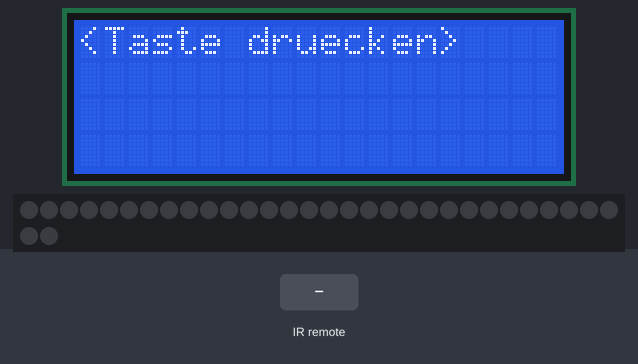
A sketch run on a simulated Arduino Uno, built with avr-gcc and run on an emulated ATmega328P. Shown: 20×4 character LCD, 32 RGB LEDs in strip order, left to right, continuing on the next row. The inputs (shaded band) are chosen by the test bench. Dim RGB values are drawn brighter than linear; random numbers use the default seed unless the sketch sets one.

Above: at 1.2 s.
1.3 s: infrared code 0x22 received
At 1.7 s:
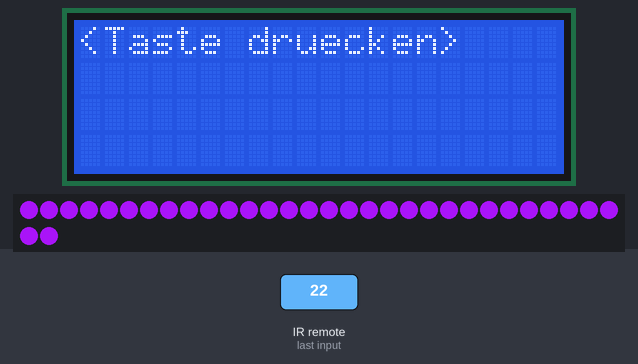
4.3 s: infrared code 0xA2 received
At 7.1 s:
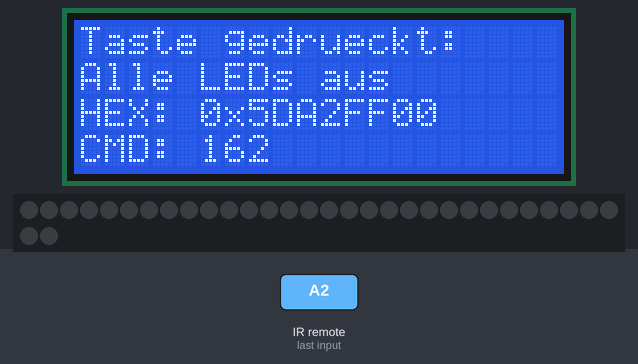
7.3 s: infrared code 0x68 received
At 7.7 s:
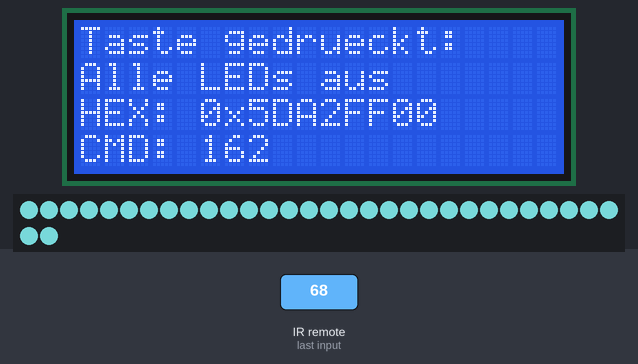
10.3 s: infrared code 0xE2 received
At 12.8 s:
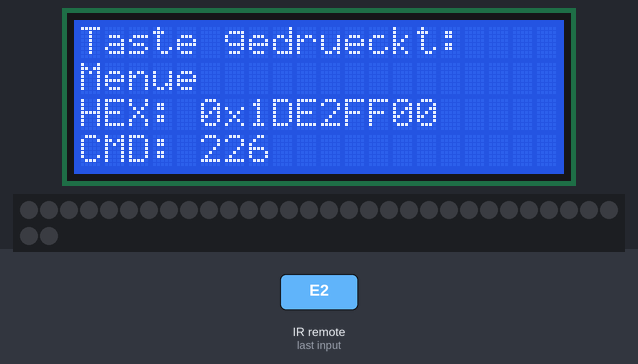
13.3 s: infrared code 0x2 received
At 14.5 s:
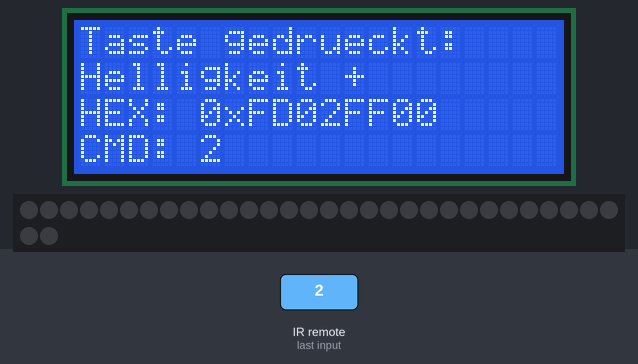
14.8 s: infrared code 0xC2 received
At 15.8 s:
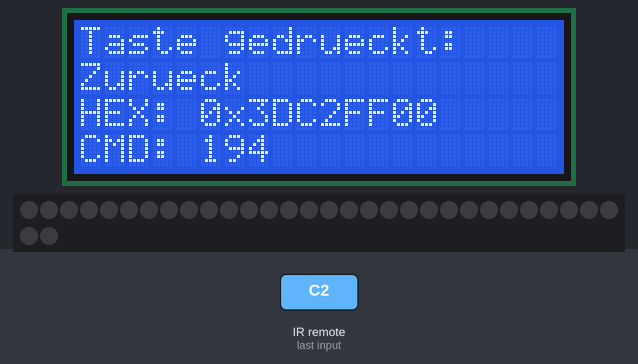
Timing chart, 0 to 17.3 s (numbered marks = the images above; inputs shaded):
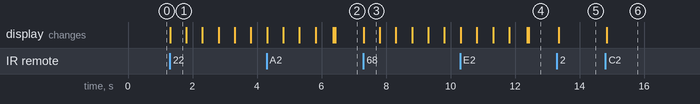

The sketch:

IR_Fernbedienung_Neopixel.ino
```cpp
#include <IRremote.h>           // Bibliothek für den IR-Empfänger
#include <Wire.h>               // I2C-Kommunikation für das LCD
#include <LiquidCrystal_I2C.h>  // Bibliothek für das LCD2004 mit I2C
#include <Adafruit_NeoPixel.h>  // Bibliothek für NeoPixel

#define PIN_RECEIVER 2  // IR-Empfänger an Pin D2
#define PIN_NEOPIXEL 6  // NeoPixel an Pin D6
#define NUM_LEDS 32     // Anzahl der LEDs

// LCD 20x4 über I2C mit Adresse 0x27 (falls nötig, 0x3F testen)
LiquidCrystal_I2C lcd(0x27, 20, 4);

// Initialisierung der NeoPixel
Adafruit_NeoPixel strip(NUM_LEDS, PIN_NEOPIXEL, NEO_GRB + NEO_KHZ800);

// IR-Empfänger initialisieren
IRrecv receiver(PIN_RECEIVER);
decode_results results;
int brightness = 255; // Standardhelligkeit
bool runningAnimation = false; // Variable für Lauflicht

void setup() {
    lcd.init();             // LCD initialisieren
    lcd.backlight();        // Hintergrundbeleuchtung aktivieren
    strip.begin();          // NeoPixel starten
    strip.setBrightness(brightness);
    strip.show();           // Alle LEDs ausschalten

    lcd.setCursor(0, 0);
    lcd.print("<Taste druecken>");
    receiver.enableIRIn();  // IR-Empfänger aktivieren
}

void loop() {
    if (receiver.decode()) {
        translateIR();       // IR-Code auswerten
        receiver.resume();   // Empfänger für das nächste Signal bereitmachen
    }

    if (runningAnimation) {
        runAnimationLoop();
    }
}

void translateIR() {
    unsigned long hexCode = receiver.decodedIRData.decodedRawData;
    int commandCode = receiver.decodedIRData.command;

    switch (commandCode) {
        case 162: clearLEDs(hexCode, commandCode); break; // Power -> Alles ausschalten
        case 226: lcdPrint("Menue", hexCode, commandCode); break; // Menü-Taste -> Nur Display
        case 34: blinkAllLeds(hexCode, commandCode); break; // Test -> Alle LEDs blinken in Farben
        case 2: increaseBrightness(hexCode, commandCode); break; // Plus-Taste -> Helligkeit hoch
        case 194: lcdPrint("Zurueck", hexCode, commandCode); break; // Pfeil zurück -> Nur Display
        case 224: lcdPrint("Zurueck spulen", hexCode, commandCode); break; // Zurückspulen -> Nur Display
        case 168: runningAnimation = !runningAnimation; if (!runningAnimation) { clearLEDs(hexCode, commandCode); } lcdPrint("Lauflicht", hexCode, commandCode); break; // Play -> Lauflicht
        case 144: lcdPrint("Vorspulen", hexCode, commandCode); break; // Vorspulen -> Nur Display
        case 104: blinkAllLeds(hexCode, commandCode); break; // 0 -> Alle LEDs leuchten oder blinken
        case 152: decreaseBrightness(hexCode, commandCode); break; // - -> Helligkeit verringern
        case 176: resetAll(hexCode, commandCode); break; // C -> Alles zurücksetzen
        case 48: lightUpLEDs(1, hexCode, commandCode); break; // 1 LED an
        case 24: lightUpLEDs(2, hexCode, commandCode); break; // 2 LEDs an
        case 122: lightUpLEDs(3, hexCode, commandCode); break; // 3 LEDs an
        case 16: lightUpLEDs(4, hexCode, commandCode); break; // 4 LEDs an
        case 56: lightUpLEDs(5, hexCode, commandCode); break; // 5 LEDs an
        case 90: lightUpLEDs(6, hexCode, commandCode); break; // 6 LEDs an
        case 66: lightUpLEDs(7, hexCode, commandCode); break; // 7 LEDs an
        case 74: lightUpLEDs(8, hexCode, commandCode); break; // 8 LEDs an
        case 82: lightUpLEDs(9, hexCode, commandCode); break; // 9 LEDs an
        default: lcdPrint("Unbekannter Code", hexCode, commandCode);
    }
}

void lcdPrint(const char* text, unsigned long hexCode, int commandCode) {
    lcd.clear();
    lcd.setCursor(0, 0);
    lcd.print("Taste gedrueckt:");
    lcd.setCursor(0, 1);
    lcd.print(text);
    lcd.setCursor(0, 2);
    lcd.print("HEX: 0x");
    lcd.print(hexCode, HEX);
    lcd.setCursor(0, 3);
    lcd.print("CMD: ");
    lcd.print(commandCode);
}

void clearLEDs(unsigned long hexCode, int commandCode) {
    strip.clear();
    strip.show();
    runningAnimation = false;
    lcdPrint("Alle LEDs aus", hexCode, commandCode);
}

void blinkAllLeds(unsigned long hexCode, int commandCode) {
    for (int i = 0; i < 5; i++) {
        strip.fill(strip.Color(random(255), random(255), random(255)));
        strip.show();
        delay(500);
        strip.clear();
        strip.show();
        delay(500);
    }
    lcdPrint("LEDs blinken", hexCode, commandCode);
}

void resetAll(unsigned long hexCode, int commandCode) {
    strip.clear();
    strip.setBrightness(150);
    strip.show();
    runningAnimation = false;
    lcdPrint("Reset", hexCode, commandCode);
}

void increaseBrightness(unsigned long hexCode, int commandCode) {
    brightness = min(brightness + 25, 255);
    strip.setBrightness(brightness);
    strip.show();
    lcdPrint("Helligkeit +", hexCode, commandCode);
}

void decreaseBrightness(unsigned long hexCode, int commandCode) {
    brightness = max(brightness - 25, 0);
    strip.setBrightness(brightness);
    strip.show();
    lcdPrint("Helligkeit -", hexCode, commandCode);
}

void runAnimationLoop() {
    for (int i = 0; i < NUM_LEDS; i++) {
        strip.clear();
        strip.setPixelColor(i, strip.Color(0, 255, 0)); // Grün leuchtend
        strip.show();
        delay(100); // Verzögerung für bessere Sichtbarkeit
    }

    delay(300); // Kurze Pause am Ende der Runde
    clearLEDs(0, 0); // LEDs ausschalten
    runningAnimation = false; // Nach einer Runde stoppen
}


void lightUpLEDs(int numLeds, unsigned long hexCode, int commandCode) {
    strip.clear();
    for (int i = 0; i < numLeds; i++) {
        strip.setPixelColor(i, strip.Color(255, 0, 0));
    }
    strip.show();
    lcdPrint("LEDs an", hexCode, commandCode);
}
```

Measured:
- after the input at 13.3 s, the display: changes after 0.05 s (image 5)
- after the input at 14.8 s, the display: changes after 0.05 s (image 6)
- what the display in image 1 shows lasts 0.5 s, from 1.3 s to 1.8 s
